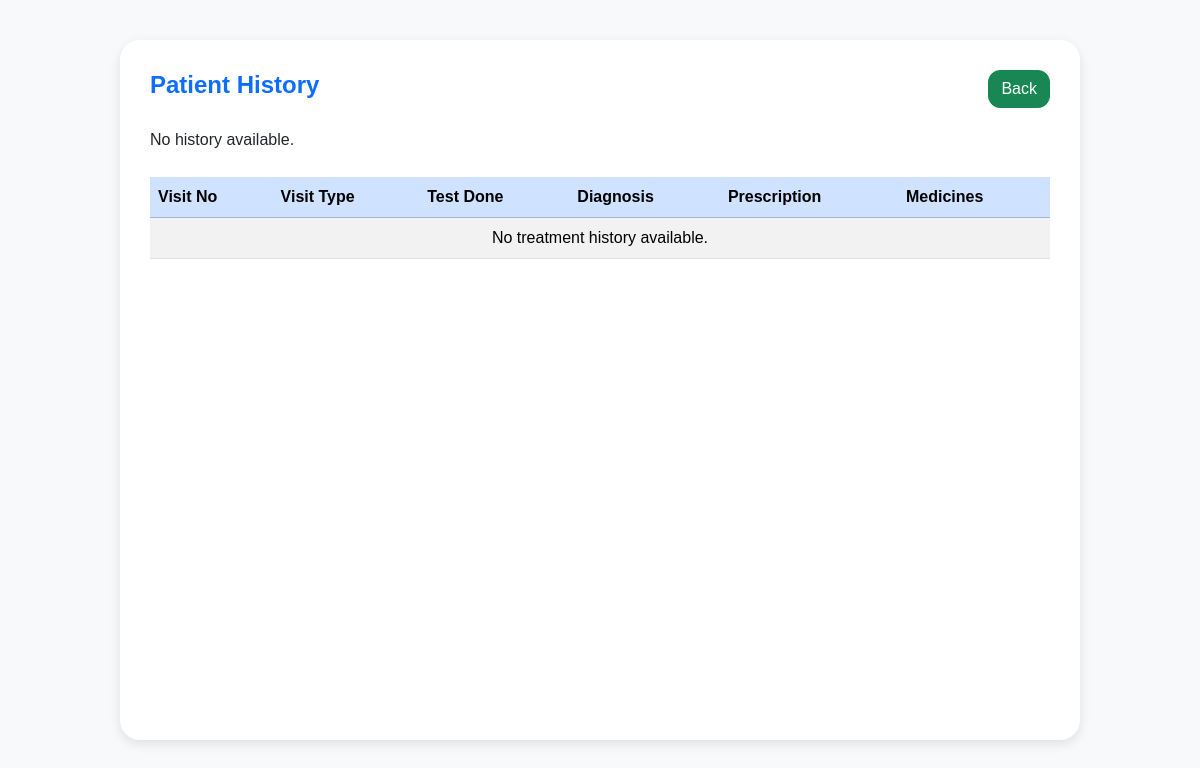
The app's page /doctor/patient/1/history (signed in), older data.
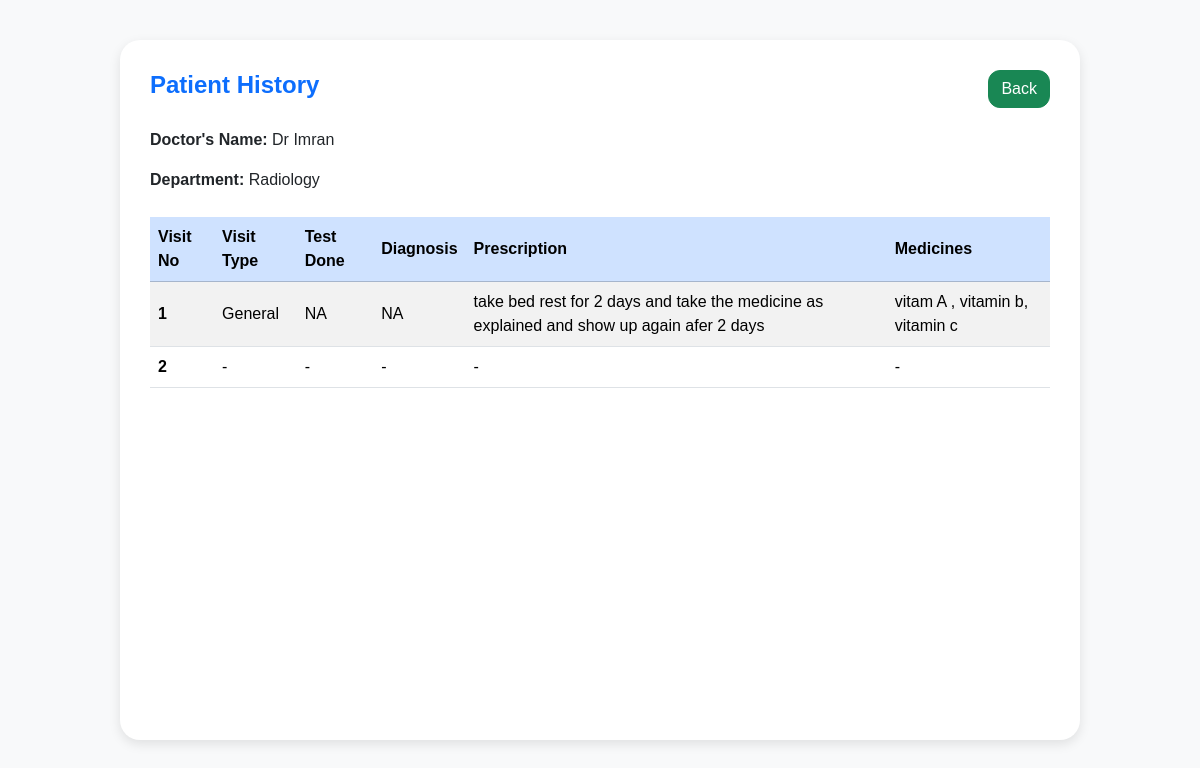
The same page, newer data.
### application/models.py (models this page shows)
class Doctor(db.Model):
    id = db.Column(db.Integer, primary_key=True)
    name = db.Column(db.String(100), nullable=False)
    email = db.Column(db.String(100), unique=True)
    phone = db.Column(db.String(20), nullable=False)
    experience = db.Column(db.Integer)
    details = db.Column(db.Text)
    available_slots = db.Column(db.Text)  # Could store JSON string for slots
    department_id = db.Column(db.Integer, db.ForeignKey('department.id'))
    department = db.relationship('Department', backref='doctors')

class Department(db.Model):
    id = db.Column(db.Integer, primary_key=True)
    name = db.Column(db.String(100), nullable=False)
    details = db.Column(db.Text)

class TreatmentHistory(db.Model):
    id = db.Column(db.Integer, primary_key=True)
    patient_id = db.Column(db.Integer, db.ForeignKey('patient.id'))
    doctor_id = db.Column(db.Integer, db.ForeignKey('doctor.id'))
    department_id = db.Column(db.Integer, db.ForeignKey('department.id'))
    visit_type = db.Column(db.String(50))
    test_done = db.Column(db.String(200))
    diagnosis = db.Column(db.Text)
    prescription = db.Column(db.Text)
    medicines = db.Column(db.Text)
    created_at = db.Column(db.DateTime, default=datetime.utcnow)
    doctor = db.relationship('Doctor', backref='treatment_histories')
    patient = db.relationship('Patient', backref='treatment_histories')
    department = db.relationship('Department', backref='treatment_histories')

### application/controllers.py (the view)
    @app.route('/doctor/patient/<int:patient_id>/history')
    def view_patient_history(patient_id):
        if 'role' not in session:
            flash("Access denied!", "danger")
            return redirect(url_for('login'))
        history_data = TreatmentHistory.query.filter_by(patient_id=patient_id).all()
        return render_template(
            'patient_history.html',
            history_data=history_data,
            user_role=session['role'],
            back_url=url_for('doctor_dashboard')
        )

### templates/patient_history.html (shortened to what this page needs)
<!DOCTYPE html>
<html lang="en">
<head>
    <link rel="stylesheet" href="/static/style.css">
    <link href="https://cdn.jsdelivr.net/npm/bootstrap@5.3.8/dist/css/bootstrap.min.css" rel="stylesheet">
</head>
<body>
<div id="main">
    <div id="patients_nav">
        <h4 id="sub_heading">Patient History</h4>
        <a href="{{ back_url }}">
            <button type="button" class="btn btn-success btn-back">Back</button>
        </a>
    </div>
    <div id="description">
        {% if history_data %}
            <p><strong>Doctor's Name:</strong> {{ history_data[0].doctor.name }}</p>
            <p><strong>Department:</strong> {{ history_data[0].department.name }}</p>
            {% else %}
            <p>No history available.</p>
        {% endif %}
    </div>
    <div class="table-section">
        <table class="table table-hover table-striped">
            <thead class="table-primary">
                <tr>
                    <th scope="col">Visit No</th>
                    <th scope="col">Visit Type</th>
                    <th scope="col">Test Done</th>
                    <th scope="col">Diagnosis</th>
                    <th scope="col">Prescription</th>
                    <th scope="col">Medicines</th>
                </tr>
            </thead>
            <tbody>
                {% for record in history_data %}
                <tr>
                    <th scope="row">{{ loop.index }}</th>
                    <td>{{ record.visit.visit_type if record.visit else record.visit_type or '-' }}</td>
                    <td>{{ record.visit.test_done if record.visit else record.test_done or '-' }}</td>
                    <td>{{ record.visit.diagnosis if record.visit else record.diagnosis or '-' }}</td>
                    <td>{{ record.visit.prescription if record.visit else record.prescription or '-' }}</td>
                    <td>{{ record.visit.medicines if record.visit else record.medicines or '-' }}</td>
                </tr>
                {% endfor %}
                {% if history_data|length == 0 %}
                <tr>
                    <td colspan="7" class="text-center">No treatment history available.</td>
                </tr>
                {% endif %}
            </tbody>
        </table>
    </div>
</div>
</body>
</html>

Row changes from the older to the newer data that the page shows:
now on this page (row edited): Doctor: name "Dr Imran"
now on this page (row unchanged): Department: name "Radiology"
added TreatmentHistory: visit "General", visit "NA", visit "take bed rest for 2 days and take the medicine as explained and show up again afer 2 days", visit "vitam A , vitamin b, vitamin c"
added TreatmentHistory: visit "-"
Text that changed along with them:
text no longer shown: "No history available. No treatment history available."
text now shown: "Doctor's Name: Department:"
